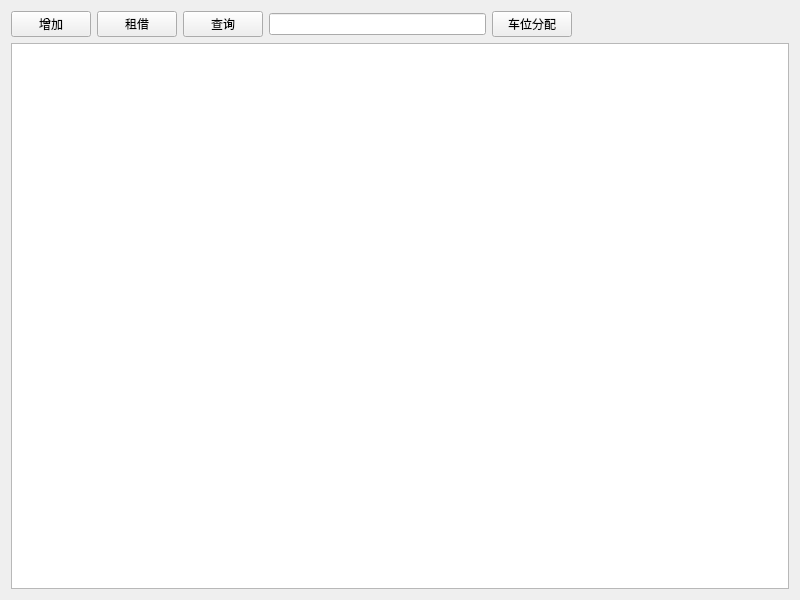
<?xml version="1.0" encoding="UTF-8"?>
<ui version="4.0">
 <class>ParkingLease</class>
 <widget class="QWidget" name="ParkingLease">
  <property name="geometry">
   <rect>
    <x>0</x>
    <y>0</y>
    <width>800</width>
    <height>600</height>
   </rect>
  </property>
  <property name="windowTitle">
   <string>ParkingLease</string>
  </property>
  <layout class="QGridLayout" name="gridLayout_2">
   <item row="0" column="0">
    <layout class="QGridLayout" name="gridLayout">
     <item row="0" column="0">
      <layout class="QHBoxLayout" name="horizontalLayout">
       <item>
        <widget class="QPushButton" name="addButton">
         <property name="text">
          <string>增加</string>
         </property>
        </widget>
       </item>
       <item>
        <widget class="QPushButton" name="rentButton">
         <property name="text">
          <string>租借</string>
         </property>
        </widget>
       </item>
       <item>
        <widget class="QPushButton" name="cheakButton">
         <property name="text">
          <string>查询</string>
         </property>
        </widget>
       </item>
       <item>
        <widget class="QLineEdit" name="lineEdit"/>
       </item>
       <item>
        <widget class="QPushButton" name="pushButton">
         <property name="text">
          <string>车位分配</string>
         </property>
        </widget>
       </item>
       <item>
        <spacer name="horizontalSpacer">
         <property name="orientation">
          <enum>Qt::Orientation::Horizontal</enum>
         </property>
         <property name="sizeHint" stdset="0">
          <size>
           <width>40</width>
           <height>20</height>
          </size>
         </property>
        </spacer>
       </item>
      </layout>
     </item>
     <item row="1" column="0">
      <widget class="QTableView" name="tableView_ParkingLease"/>
     </item>
    </layout>
   </item>
  </layout>
 </widget>
 <resources/>
 <connections/>
</ui>
